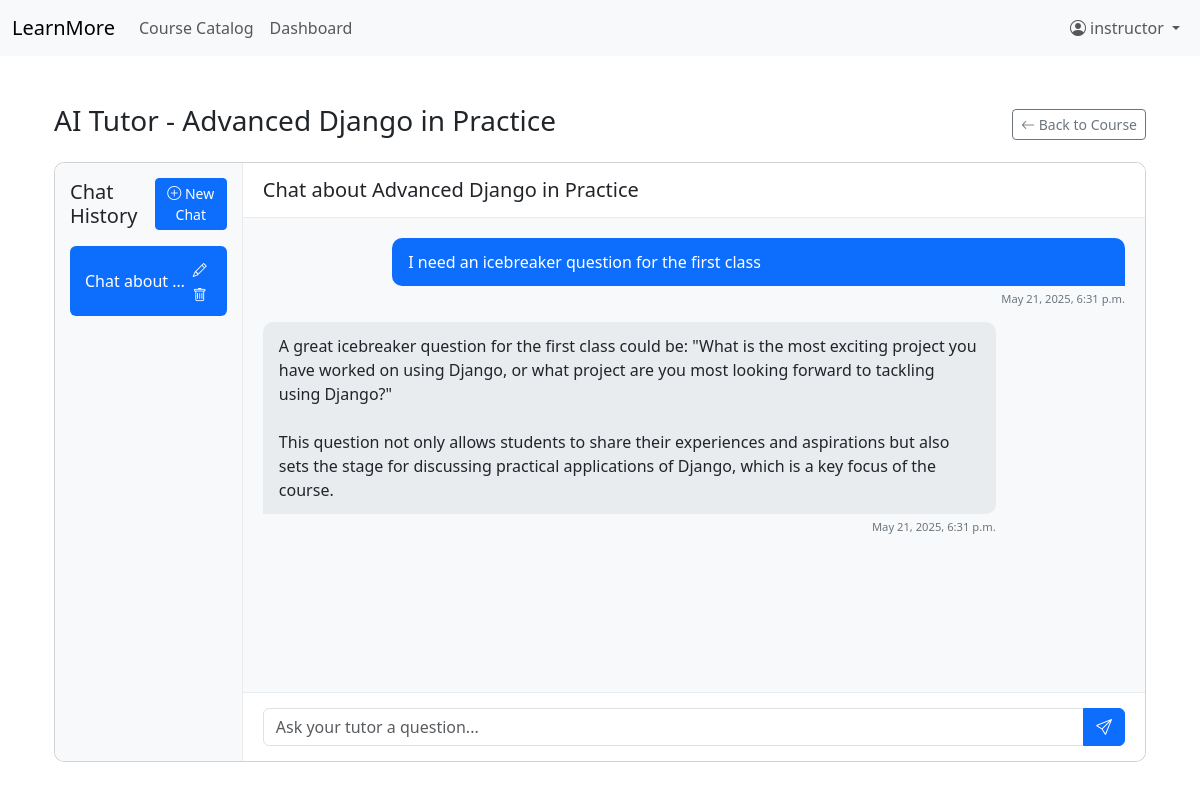
The app's page /ai/course/587/ (signed in) with its own data.
### coursesapp/models.py (models this page shows, shortened)
class Course(models.Model):
    title = models.CharField(max_length=200)
    slug = models.SlugField(unique=True)
    description = models.TextField()
    instructor = models.ForeignKey(get_user_model(), on_delete=models.CASCADE, related_name='courses')
    categories = models.ManyToManyField(Category, related_name='courses')
    difficulty = models.PositiveIntegerField(default=100)
    duration = models.CharField(max_length=50, help_text='e.g. 8 weeks, 10 hours')
    is_public = models.BooleanField(default=True)
    is_published = models.BooleanField(default=False)
    created_at = models.DateTimeField(auto_now_add=True)

### aitutorapp/models.py (models this page shows, shortened)
class ChatSession(models.Model):
    user = models.ForeignKey(User, on_delete=models.CASCADE, related_name='chat_sessions')
    course = models.ForeignKey(Course, on_delete=models.CASCADE, related_name='chat_sessions')
    title = models.CharField(max_length=255, default="New Chat")
    created_at = models.DateTimeField(auto_now_add=True)
    updated_at = models.DateTimeField(auto_now=True)
    class Meta:
        ordering = ['-updated_at']

class ChatMessage(models.Model):
    ROLE_CHOICES = (
        ('user', 'User'),
        ('assistant', 'Assistant'),
        ('system', 'System'),
    )
    session = models.ForeignKey(ChatSession, on_delete=models.CASCADE, related_name='messages')
    role = models.CharField(max_length=10, choices=ROLE_CHOICES)
    content = models.TextField()
    timestamp = models.DateTimeField(auto_now_add=True)
    class Meta:
        ordering = ['timestamp']

### aitutorapp/views.py (the view)
# urls.py: path('course/<int:course_id>/', views.chat_view, name='chat_view'),
@login_required
def chat_view(request, course_id, session_id=None):
    course = get_object_or_404(Course, id=course_id)
    is_instructor = request.user == course.instructor
    is_enrolled = Enrollment.objects.filter(user=request.user, course=course).exists()
    course_ai_settings = get_object_or_404(CourseAISettings, course=course)
    if not is_instructor and not is_enrolled:
        messages.error(request, "You must be enrolled in this course to use the AI tutor.")
        return redirect('course_detail', course.slug)
    if not is_instructor and not course_ai_settings.is_enabled_for_students:
        messages.warning(request, "The AI tutor is currently disabled for students in this course.")
        return redirect('course_detail', course.slug)
    if is_instructor and not course_ai_settings.is_enabled_for_instructors:
        messages.warning(request, "The AI tutor is currently disabled for instructors in this course.")
        return redirect('course_detail', course.slug)
    if session_id:
        session = get_object_or_404(ChatSession, id=session_id, user=request.user, course=course)
    else:
        session = ChatSession.objects.filter(user=request.user, course=course).order_by('-updated_at').first()
        if not session:
            session = ChatSession.objects.create(
                user=request.user,
                course=course,
                title=f"Chat about {course.title}"
            )
    messages_list = ChatMessage.objects.filter(session=session).order_by('timestamp')
    sessions = ChatSession.objects.filter(user=request.user, course=course).order_by('-updated_at')
    form = ChatMessageForm()
    context = {
        'course': course,
        'session': session,
        'messages': messages_list,
        'sessions': sessions,
        'form': form,
        'is_instructor': is_instructor,
    }
    return render(request, 'aitutorapp/chat.html', context)

### aitutorapp/forms.py
class ChatMessageForm(forms.ModelForm):
    class Meta:
        model = ChatMessage
        fields = ['content']
        widgets = {
            'content': forms.Textarea(attrs={
                'class': 'form-control chat-input',
                'rows': 1,
                'placeholder': 'Ask your tutor a question...',
                'autofocus': True
            })
        }

### aitutorapp/templates/aitutorapp/chat.html (shortened to what this page needs)
{% extends 'base.html' %}
{% load static %}
{% block content %}
<div class="container-fluid py-4">
    <div class="row">
        <div class="col-12 mb-3">
            <div class="d-flex justify-content-between align-items-center">
                <h1 class="h3">AI Tutor - {{ course.title }}</h1>
                <a href="{% url 'course_detail' course.slug %}" class="btn btn-outline-secondary btn-sm">
                    <i class="bi bi-arrow-left"></i> Back to Course
                </a>
            </div>
        </div>
    </div>
    <div class="row">
        <div class="col-12">
            <div class="chat-container card">
                <div class="card-body p-0 d-flex">
                    <div class="chat-sidebar d-none d-md-flex" style="width: 300px;">
                        <div class="d-flex justify-content-between align-items-center mb-3">
                            <h5 class="mb-0">Chat History</h5>
                            <form action="{% url 'create_session' course.id %}" method="post" class="d-inline">
                                <button type="submit" class="btn btn-sm btn-primary">
                                    <i class="bi bi-plus-circle"></i> New Chat
                                </button>
                            </form>
                        </div>
                        <div class="sessions-list">
                            {% for chat_session in sessions %}
                                <div class="session-item {% if chat_session.id == session.id %}active{% endif %}">
                                    <a href="{% url 'chat_view_session' course.id chat_session.id %}" class="session-title text-decoration-none {% if chat_session.id == session.id %}text-white{% else %}text-dark{% endif %}">
                                        {{ chat_session.title }}
                                    </a>
                                    <div class="session-actions">
                                        <button class="btn btn-sm btn-link p-0 me-1 rename-btn" data-session-id="{{ chat_session.id }}" data-current-title="{{ chat_session.title }}">
                                            <i class="bi bi-pencil text-{% if chat_session.id == session.id %}white{% else %}secondary{% endif %}"></i>
                                        </button>
                                        <form action="{% url 'delete_session' chat_session.id %}" method="post" class="d-inline">
                                            <button type="submit" class="btn btn-sm btn-link p-0" onclick="return confirm('Are you sure you want to delete this chat session?')">
                                                <i class="bi bi-trash text-{% if chat_session.id == session.id %}white{% else %}danger{% endif %}"></i>
                                            </button>
                                        </form>
                                    </div>
                                </div>
                            {% empty %}
                                <div class="text-center text-muted py-3">
                                    No chat sessions yet
                                </div>
                            {% endfor %}
                        </div>
                    </div>
                    <div class="chat-main">
                        <div class="chat-header">
                            <div class="d-flex justify-content-between align-items-center">
                                <h5 class="mb-0">{{ session.title }}</h5>
                            </div>
                        </div>
                        <div class="chat-messages" id="chat-messages">
                            {% for message in messages %}
                                <div class="message {{ message.role }}">
                                    <div class="message-content">
                                        {{ message.content|linebreaksbr }}
                                    </div>
                                    <div class="message-time">
                                        {{ message.timestamp|date:"F j, Y, g:i a" }}
                                    </div>
                                </div>
                            {% empty %}
                                <div class="message assistant">
                                    <div class="message-content">
                                        Hello! I'm your AI tutor for {{ course.title }}. How can I help you understand the course material today?
                                    </div>
                                </div>
                            {% endfor %}
                        </div>
                        <div class="chat-input-container">
                            <form id="chat-form" method="post" action="{% url 'send_message' session.id %}">
                                <div class="input-group">
                                    {{ form.content }}
                                    <button class="btn btn-primary" type="submit">
                                        <i class="bi bi-send"></i>
                                    </button>
                                </div>
                            </form>
                        </div>
                    </div>
                </div>
            </div>
        </div>
    </div>
</div>
{% endblock %}

### templates/base.html (shortened to what this page needs)
<!DOCTYPE html>
<html lang="en">
<head>
    <link href="https://cdn.jsdelivr.net/npm/bootstrap@5.3.0-alpha1/dist/css/bootstrap.min.css" rel="stylesheet">
    <link rel="stylesheet" href="https://cdn.jsdelivr.net/npm/bootstrap-icons@1.10.0/font/bootstrap-icons.css">
</head>
<body>
<nav class="navbar navbar-expand-lg navbar-light bg-light mb-4">
    <div class="container-fluid">
        <a class="navbar-brand" href="/learnmore/courses/">LearnMore</a>
        <div class="collapse navbar-collapse" id="navbarNav">
            <ul class="navbar-nav me-auto mb-2 mb-lg-0">
                <li class="nav-item">
                    <a class="nav-link" href="/learnmore/courses/">Course Catalog</a>
                </li>
                {% if user.is_authenticated %}
                <li class="nav-item">
                    {% if user.is_staff %}
                    <a class="nav-link" href="/learnmore/instructors/dashboard/">Dashboard</a>
                    {% else %}
                    <a class="nav-link" href="/learnmore/students/dashboard/">Dashboard</a>
                    {% endif %}
                </li>
                {% endif %}
            </ul>
            <ul class="navbar-nav ms-auto">
                {% if user.is_authenticated %}
                <li class="nav-item dropdown">
                    <a class="nav-link dropdown-toggle" href="#" id="navbarDropdown" role="button" data-bs-toggle="dropdown" aria-expanded="false">
                        <i class="bi bi-person-circle me-1"></i>{{ user.get_full_name|default:user.username }}
                    </a>
                </li>
                {% endif %}
            </ul>
        </div>
    </div>
</nav>
{% block container_start %}<div class="container">{% endblock %}
    {% block content %}{% endblock %}
{% block container_end %}</div>{% endblock %}
</body>
</html>

### aitutorapp/templates/aitutorapp/chat.html (style rules this page uses)
.chat-container { height: calc(100vh - 200px); border-radius: 10px; overflow: hidden; display: flex; flex-direction: column; }
.chat-sidebar { background-color: #f8f9fa; border-right: 1px solid #e9ecef; padding: 15px; overflow-y: auto; display: flex; flex-direction: column; height: 100%; }
.sessions-list { flex-grow: 1; overflow-y: auto; }
.session-item { padding: 10px 15px; border-radius: 6px; margin-bottom: 8px; cursor: pointer; transition: all 0.2s; display: flex; align-items: center; justify-content: space-between; }
.session-item.active { background-color: #0d6efd; color: white; }
.session-item.active .session-actions { opacity: 1; }
.session-title { flex-grow: 1; white-space: nowrap; overflow: hidden; text-overflow: ellipsis; }
.session-actions { opacity: 0; transition: opacity 0.2s; }
.chat-main { flex-grow: 1; display: flex; flex-direction: column; height: 100%; }
.chat-header { padding: 15px 20px; border-bottom: 1px solid #e9ecef; background-color: #fff; }
.chat-messages { flex-grow: 1; overflow-y: auto; padding: 20px; background-color: #f8f9fa; }
.message { margin-bottom: 15px; max-width: 85%; }
.message.user { margin-left: auto; }
.message.assistant { margin-right: auto; }
.message-content { padding: 12px 16px; border-radius: 10px; position: relative; }
.user .message-content { background-color: #0d6efd; color: white; border-bottom-right-radius: 0; }
.assistant .message-content { background-color: #e9ecef; border-bottom-left-radius: 0; }
.message-time { font-size: 0.7rem; color: #6c757d; margin-top: 5px; text-align: right; }
.chat-input-container { padding: 15px 20px; background-color: #fff; border-top: 1px solid #e9ecef; }
.chat-input { resize: none; overflow: hidden; min-height: 50px; }

### records on screen
Course: title "Advanced Django in Practice"
ChatSession: title "Chat about…", title "Chat about Advanced Django in Practice"
ChatMessage: content "I need an icebreaker question for the first class", timestamp "May 21, 2025, 6:31 p.m."
ChatMessage: content "A great icebreaker question for the first class could be: \"What is the most exciting project you have worked on using Django, or what project are you most looking forward to tackling using Django?\" This question not only allows students to share their experiences and aspirations but also sets the stage for discussing practical applications of Django, which is a key focus of the course.", timestamp "May 21, 2025, 6:31 p.m."

### other values on screen
{{ user.get_full_name|default:user.username }} "instructor"
